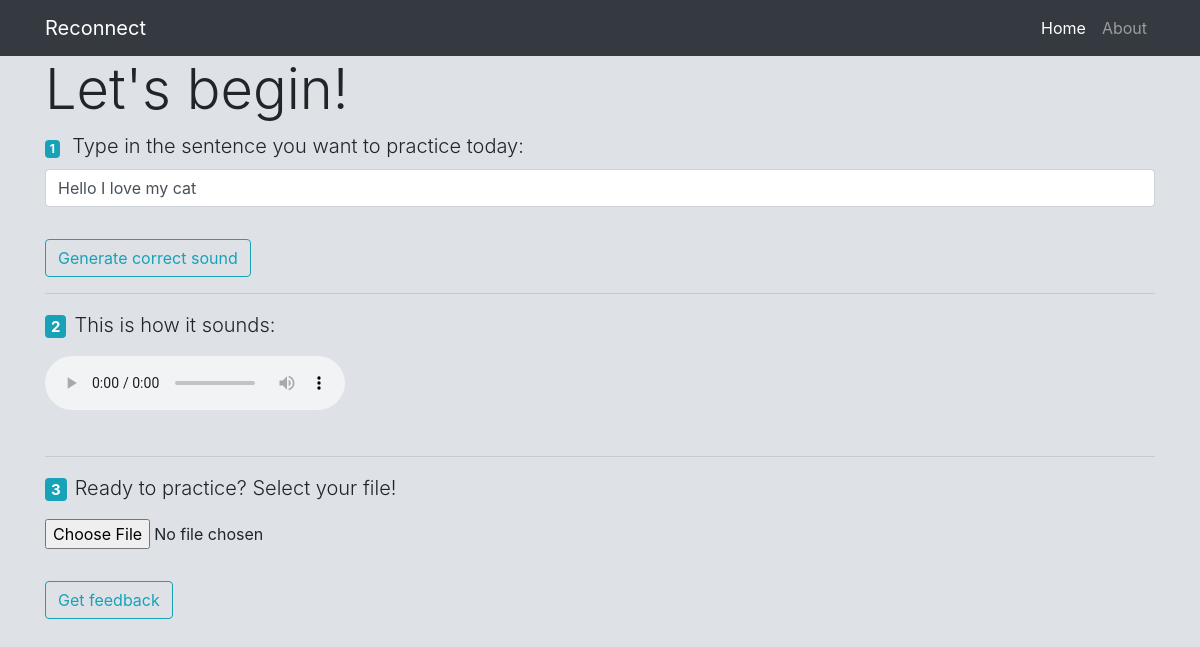
The page /practice on the database as committed earlier.
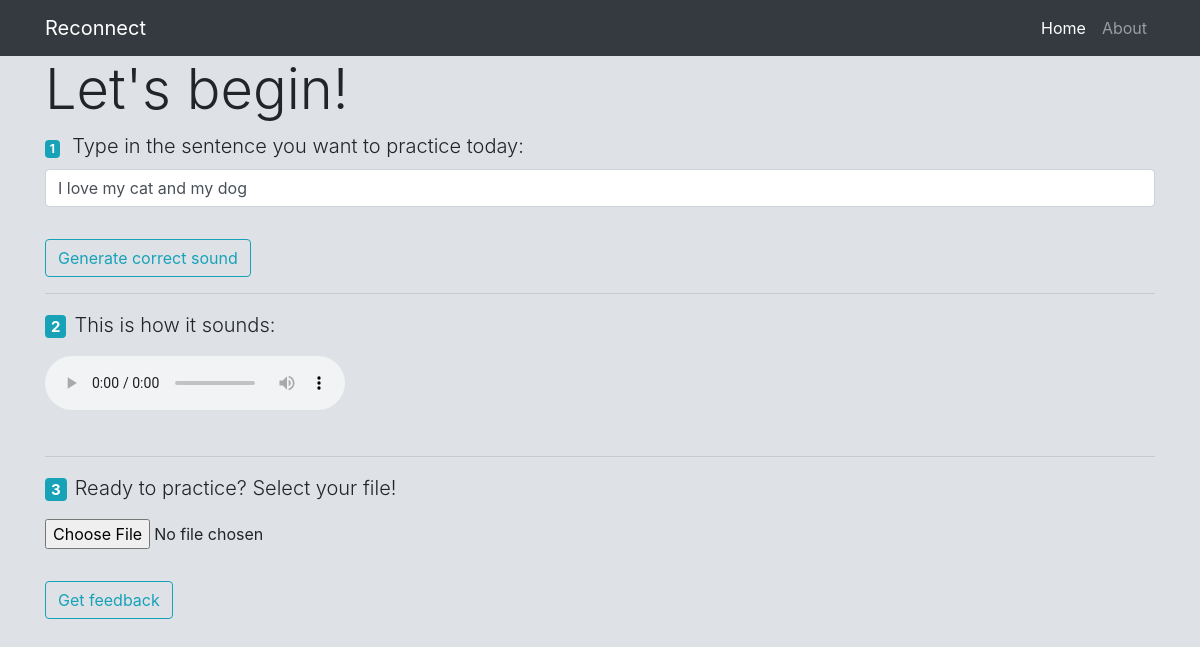
The same page on the database as committed later.
### app.py (models this page shows)
class Speech(db.Model):
    id = db.Column(db.Integer, primary_key=True)
    correct_text = db.Column(db.String())
    correct_audio_filename = db.Column(db.String())
    user_audio_location = db.Column(db.String())
    user_text = db.Column(db.String())
    def __repr__(self):
        return f"Speech('{self.id}', '{self.correct_text}', '{self.correct_audio_filename}')"

### app.py (the view, shortened to what this page needs)
@app.route("/practice", methods=["GET", "POST"])
def practice():
    user_form = UserSpeechForm()
    correct_form = CorrectSpeechForm()
    speech = Speech.query.order_by(-Speech.id).first()
    print("we got to practice route")
    print(speech)
    return render_template('practice.html', correct_text=speech.correct_text, correct_form=correct_form, user_form=user_form, correct_sound_address=str(speech.correct_audio_filename), title="Practice - Reconnect")

### forms.py
class UserSpeechForm(FlaskForm):
    user_speech = FileField('Your recording', validators=[FileAllowed(['wav']), FileRequired()])
    submitu = SubmitField('Get feedback')

class CorrectSpeechForm(FlaskForm):
    correct_text = TextField('Type in the sentence you want to practice today:', validators=[DataRequired()])
    submitc = SubmitField('Generate correct sound')

### templates/practice.html (shortened to what this page needs)
{% extends "template.html" %}
{% block content %}
            <h3 class="display-4">Let's begin!</h3>
              <form method="POST" action="">
                <fieldset class="form-group">
                  <div class="form-group">
                    <span class="badge badge-info mr-2">1</span>
                    <strong>{{ correct_form.correct_text.label(class="form-control-label lead") }}</strong>
                    {% if correct_form.correct_text. errors %}
                        {{ correct_form.correct_text(class="form-control is-invalid")}}
                        <div class="invalid-feedback">
                          {% for error in correct_form.correct_text.errors %}
                            <span>{{ error }}</span>
                          {% endfor %}
                        </div>
                    {% else %}
                      <input class="form-control" id="correct_text" name="correct_text" required type="text" value="{{ correct_text }}">
                    {% endif %}
                  </div>
                </fieldset>
                <div class="form-group">
                  {{ correct_form.submitc(class="btn btn-outline-info") }}
                </div>
              </form>
              <hr>
              <strong><p class="lead"><span class="badge badge-info mr-2">2</span>This is how it sounds:</p></strong>
              <audio id="correct_audio" preload="auto" controls>
                <source id="correct_source" src="{{ correct_sound_address }}" type="audio/wav">
              </audio>
            <br/>
            <br/>
              <hr>
                <strong><p class="lead"><span class="badge badge-info mr-2">3</span>Ready to practice? Select your file!</p></strong>
                <form method="POST" action="" enctype="multipart/form-data">
                  <fieldset class="form-group">
                    <div class="form-group">
                      {{ user_form.user_speech(class="form-control-file") }}
                    </div>
                  </fieldset>
                <div class="form-group">
                  {{ user_form.submitu(class="btn btn-outline-info") }}
                </div>
              </form>
{% endblock content %}

Rows that differ between the two databases and show on the page:
no longer on this page (row unchanged): Speech: correct_text "Hello I love my cat"
added Speech: correct_text "I love my cat and my dog"
